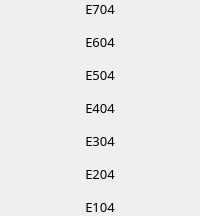
                            <widget class="QFrame" name="frame_77">
                             <property name="frameShape">
                              <enum>QFrame::NoFrame</enum>
                             </property>
                             <property name="frameShadow">
                              <enum>QFrame::Raised</enum>
                             </property>
                             <layout class="QVBoxLayout" name="verticalLayout_81">
                              <property name="spacing">
                               <number>15</number>
                              </property>
                              <property name="leftMargin">
                               <number>0</number>
                              </property>
                              <property name="topMargin">
                               <number>0</number>
                              </property>
                              <property name="rightMargin">
                               <number>0</number>
                              </property>
                              <property name="bottomMargin">
                               <number>0</number>
                              </property>
                              <item>
                               <widget class="QLabel" name="label_e704">
                                <property name="font">
                                 <font>
                                  <family>Mitr SemiBold</family>
                                  <pointsize>10</pointsize>
                                 </font>
                                </property>
                                <property name="text">
                                 <string>E704</string>
                                </property>
                                <property name="alignment">
                                 <set>Qt::AlignCenter</set>
                                </property>
                               </widget>
                              </item>
                              <item>
                               <widget class="QLabel" name="label_e604">
                                <property name="font">
                                 <font>
                                  <family>Mitr SemiBold</family>
                                  <pointsize>10</pointsize>
                                 </font>
                                </property>
                                <property name="text">
                                 <string>E604</string>
                                </property>
                                <property name="alignment">
                                 <set>Qt::AlignCenter</set>
                                </property>
                               </widget>
                              </item>
                              <item>
                               <widget class="QLabel" name="label_e504">
                                <property name="font">
                                 <font>
                                  <family>Mitr SemiBold</family>
                                  <pointsize>10</pointsize>
                                 </font>
                                </property>
                                <property name="text">
                                 <string>E504</string>
                                </property>
                                <property name="alignment">
                                 <set>Qt::AlignCenter</set>
                                </property>
                               </widget>
                              </item>
                              <item>
                               <widget class="QLabel" name="label_e404">
                                <property name="font">
                                 <font>
                                  <family>Mitr SemiBold</family>
                                  <pointsize>10</pointsize>
                                 </font>
                                </property>
                                <property name="text">
                                 <string>E404</string>
                                </property>
                                <property name="alignment">
                                 <set>Qt::AlignCenter</set>
                                </property>
                               </widget>
                              </item>
                              <item>
                               <widget class="QLabel" name="label_e304">
                                <property name="font">
                                 <font>
                                  <family>Mitr SemiBold</family>
                                  <pointsize>10</pointsize>
                                 </font>
                                </property>
                                <property name="text">
                                 <string>E304</string>
                                </property>
                                <property name="alignment">
                                 <set>Qt::AlignCenter</set>
                                </property>
                               </widget>
                              </item>
                              <item>
                               <widget class="QLabel" name="label_e204">
                                <property name="font">
                                 <font>
                                  <family>Mitr SemiBold</family>
                                  <pointsize>10</pointsize>
                                 </font>
                                </property>
                                <property name="text">
                                 <string>E204</string>
                                </property>
                                <property name="alignment">
                                 <set>Qt::AlignCenter</set>
                                </property>
                               </widget>
                              </item>
                              <item>
                               <widget class="QLabel" name="label_e104">
                                <property name="font">
                                 <font>
                                  <family>Mitr SemiBold</family>
                                  <pointsize>10</pointsize>
                                 </font>
                                </property>
                                <property name="text">
                                 <string>E104</string>
                                </property>
                                <property name="alignment">
                                 <set>Qt::AlignCenter</set>
                                </property>
                               </widget>
                              </item>
                             </layout>
                            </widget>
